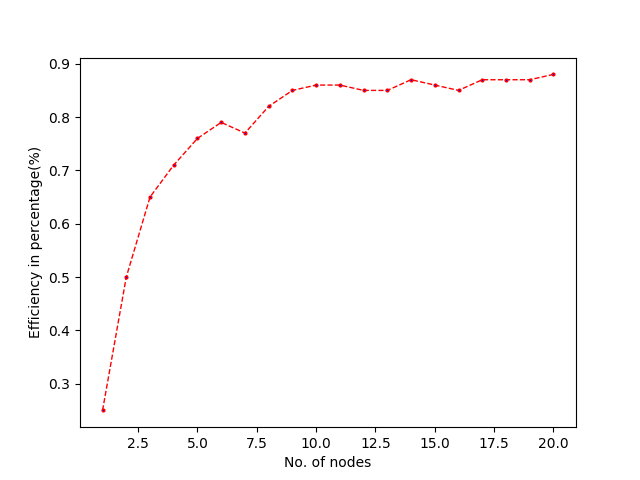

Python code for this plot:
# Author: Atyant Yadav

import os
import subprocess
from matplotlib import pyplot as plt

# ns csma.tcl -n 20 -r 0.1Mb -nc 0.1Mb -cd 1
val = 21
nc = "1Mb"
flag = 1 #1 for CSMA/CD and 0 for unslotted-aloha

f = open("file.txt", "w")
f.write("no of nodes,  throughput\n")

tputAll = []
nodes = []
ratee = ["0.01Mb", "0.1Mb", "0.25Mb", "0.5Mb", "1Mb"]

cmd2 = "awk -f tputAll.awk out1.tr"


for i in range(1, 21):
	nodes.append(i)
	cmd1 = "ns csma.tcl -n "+str(i)+" -r "+ratee[2]+" -nc "+nc+" -cd "+str(flag)
	os.system(cmd1)
	temp = subprocess.check_output(cmd2, shell=True)
	temp1 = str(i)+" "+temp
	f.write(temp1)
	temp = temp.strip('\n')
	tputAll.append(temp)

f.close()

y = list(map(float, tputAll))
q = []
for number in y:
	q.append( round((number / 1000), 2) )

plt.plot(nodes, q, color='red', linestyle='dashed', linewidth = 1, marker='o', markerfacecolor='blue', markersize=2) 

# naming the x axis 
plt.xlabel('No. of nodes') 
# naming the y axis 
plt.ylabel('Efficiency in percentage(%)') 
  
plt.show()
